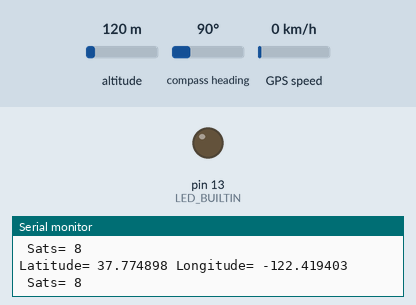
Recording of a sketch running on a simulated Arduino Uno, built with avr-gcc and run on an emulated ATmega328P. Parts: output pins drawn as LEDs (lit = HIGH), the last lines printed to the serial monitor. Inputs (shaded band) come from the test bench; at power-on: altitude 120 m, compass heading 90°, GPS speed 0 km/h. The GPS gets a fix after 3 s at 37.7749, -122.4194 with 8 satellites; the modem accepts every AT command (registered, SIM ready, sends succeed) and sends nothing else.

Above: at 12.2 s.
At 14.56 s:
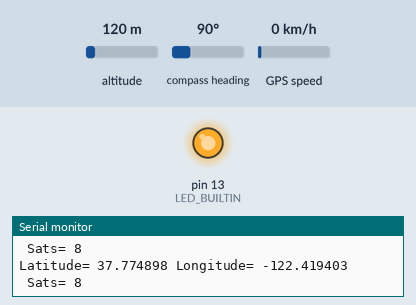
Timing chart, 0 to 18.3 s (numbered marks = the images above):
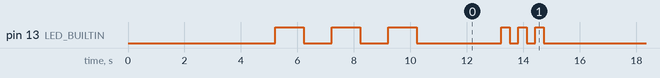

The sketch:

gps_tracker.ino
```cpp
#include <TinyGPS++.h>
#include <SoftwareSerial.h>
#include <AltSoftSerial.h>

#define DEBUG 1

// GSM serial pins
#define gsmRxPin 2
#define gsmTxPin 3

// connect GPS serial pins to d8 and d9, no need to define
// AltSoftSerial defines automatically
// #define gpsRxPin 8
// #define gpsTxPin 9


// Create a TinyGPS++ object
TinyGPSPlus gps;

// Create a software serials
// SoftwareSerial gpsSerial(gpsRxPin, gpsTxPin);
SoftwareSerial gsmSerial(gsmRxPin, gsmTxPin);

//GPS Module RX pin to Arduino D9
//GPS Module TX pin to Arduino D8
AltSoftSerial gpsSerial;

unsigned long previousMillis = 0;
long interval = 5000;


void setup()
{
  //Begin serial communication with Arduino and Arduino IDE (Serial Monitor)
  Serial.begin(9600);

  // Start the software serial port at the GPS's default baud
  gpsSerial.begin(9600);

  // initialize digital pin LED_BUILTIN as an output.
  pinMode(LED_BUILTIN, OUTPUT);

  //Begin serial communication with Arduino and SIM868
  gsmSerial.begin(9600);

  Serial.println("Initializing...");
  delay(5000);

  //Once the handshake test is successful, it will back to OK
  sendATcommand("AT", "OK", 500);
  sendATcommand("AT+CMGF=1", "OK", 500);

  blinkLed(3, 1000);
}

void loop()
{
  while(gsmSerial.available()){
    Serial.write(gsmSerial.read());
  }
  while(Serial.available())  {
    gsmSerial.write(Serial.read());
  }

  unsigned long currentMillis = millis();
  if(currentMillis - previousMillis > interval) {
      previousMillis = currentMillis;
      sendGpsToServer();
  }
}

void sendGpsToServer() {

  // wait for data
  for (unsigned long start = millis(); millis() - start < 2000;){
    while (gpsSerial.available()){
      gps.encode(gpsSerial.read());
      if (gps.location.isUpdated()){
        if (DEBUG) {
          Serial.print("Latitude= ");
          Serial.print(gps.location.lat(), 6);
          Serial.print(" Longitude= ");
          Serial.println(gps.location.lng(), 6);

          Serial.print(" Sats= ");
          Serial.println(gps.satellites.value());
        }
        break;
      }
    }
  }

  String lat = getLat();

  // send only valid location
  if (lat == "NA") {
    if (DEBUG) {
      Serial.print("No coordinates. Sats count: ");
      Serial.println(gps.satellites.value());
    }

    return;
  }

  // indicate that there is data to send
  blinkLed(3, 300);

  String lng = getLng();
  String alt = getAltitude();
  String spd = getSpeed();
  String course = getCourse();

  String url = "http://danielyandev.000webhostapp.com/gpsdata.php?";
  url += "lat=" + lat;
  url += "&lng=" + lng;
  url += "&alt=" + alt;
  url += "&spd=" + spd;
  url += "&course=" + course;

  if (DEBUG) {
    Serial.println(url);
  }

  sendATcommand("AT+CFUN=1", "OK", 200);
  //AT+CGATT = 1 Connect modem is attached to GPRS to a network. AT+CGATT = 0, modem is not attached to GPRS to a network
  sendATcommand("AT+CGATT=1", "OK", 200);
  //Connection type: GPRS - bearer profile 1
  sendATcommand("AT+SAPBR=3,1,\"Contype\",\"GPRS\"", "OK", 200);
  //sets the APN settings for your network provider.
  sendATcommand("AT+SAPBR=3,1,\"APN\",\"internet\"", "OK", 200);
  //enable the GPRS - enable bearer 1
  sendATcommand("AT+SAPBR=1,1", "OK", 200);
  //Init HTTP service
  sendATcommand("AT+HTTPINIT", "OK", 200);
  sendATcommand("AT+HTTPPARA=\"CID\",1", "OK", 100);
  //Set the HTTP URL sim800.print("AT+HTTPPARA="URL","http://danielyandev.000webhostapp.com/gpsdata.php?lat=222&lng=222"\r");
  gsmSerial.print("AT+HTTPPARA=\"URL\",\"");
  gsmSerial.print(url);
  sendATcommand("\"", "OK", 100);
  //Set up the HTTP action
  sendATcommand("AT+HTTPACTION=0", "0,200", 100);
  //Terminate the HTTP service
  sendATcommand("AT+HTTPTERM", "OK", 100);
  //shuts down the GPRS connection. This returns "SHUT OK".
  sendATcommand("AT+CIPSHUT", "SHUT OK", 100);
}

int8_t sendATcommand(char* ATcommand, char* expected_answer, unsigned int timeout){

  uint8_t x=0,  answer=0;
  char response[100];
  unsigned long previous;

  //Initialice the string
  memset(response, '\0', 100);
  delay(100);

  //Clean the input buffer
  while( gsmSerial.available() > 0) gsmSerial.read();

  if (ATcommand[0] != '\0'){
    //Send the AT command
    gsmSerial.println(ATcommand);
  }

  x = 0;
  previous = millis();

  //this loop waits for the answer with time out
  do{
      //if there are data in the UART input buffer, reads it and checks for the asnwer
      if(gsmSerial.available()){
          response[x] = gsmSerial.read();
          //Serial.print(response[x]);
          x++;
          // check if the desired answer (OK) is in the response of the module
          if(strstr(response, expected_answer) != NULL){
              answer = 1;
          }
      }
  }while((answer == 0) && ((millis() - previous) < timeout));
  // }while(answer == 0);


  if (DEBUG) {
    Serial.println(response);
  }

  return answer;
}


// MAIN START

String getLat() {
  String lat = "NA";
  if (gps.location.isValid()) {
    lat = String(gps.location.lat(), 6);
  }

  return lat;
}

String getLng() {
  String lng = "NA";
  if (gps.location.isValid()) {
    lng = String(gps.location.lng(), 6);
  }

  return lng;
}

String getAltitude() {
  String alt = "NA";
  if (gps.altitude.isValid()) {
    alt = String(gps.altitude.meters());
  }

  return alt;
}

String getCourse() {
  String course = "NA";

  if (gps.course.isValid()) {
    course = String(gps.course.deg());
  }

  return course;
}

String getSpeed() {
  String spd = "NA";

  if (gps.speed.isValid()) {
    spd = String(gps.speed.kmph());
  }

  return spd;
}

void blinkLed(int n, int timeout) {
  for (int i = 0; i < n; i++) {
    digitalWrite(LED_BUILTIN, HIGH);
    delay(timeout);
    digitalWrite(LED_BUILTIN, LOW);
    delay(timeout);
  }
}
```

Measured:
- by itself, pin 13 (LED_BUILTIN): HIGH → LOW at 6.2 s, → HIGH 1.0 s later, → LOW 1.0 s later, → HIGH 1.0 s later, … (138 changes in this stretch)
- by itself, everything shown: repeats every 5.3 s, in 6 steps
